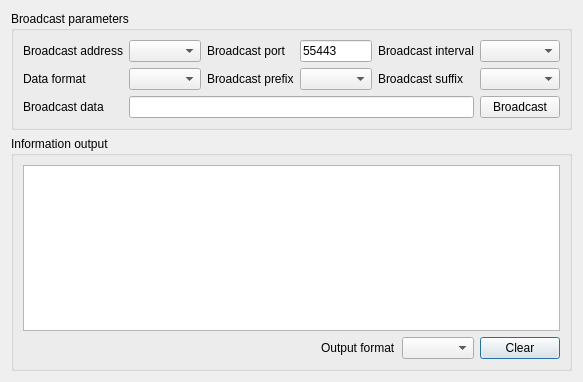
<?xml version="1.0" encoding="UTF-8"?>
<ui version="4.0">
 <class>SAKToolBroadcastAssistant</class>
 <widget class="QDialog" name="SAKToolBroadcastAssistant">
  <property name="geometry">
   <rect>
    <x>0</x>
    <y>0</y>
    <width>546</width>
    <height>382</height>
   </rect>
  </property>
  <property name="windowTitle">
   <string notr="true">Dialog</string>
  </property>
  <layout class="QGridLayout" name="gridLayout_2">
   <item row="1" column="0">
    <widget class="QGroupBox" name="groupBox_2">
     <property name="title">
      <string>Information output</string>
     </property>
     <layout class="QGridLayout" name="gridLayout">
      <item row="1" column="1">
       <widget class="QLabel" name="label_6">
        <property name="text">
         <string>Output format</string>
        </property>
       </widget>
      </item>
      <item row="0" column="0" colspan="4">
       <widget class="QTextBrowser" name="textBrowserInformation"/>
      </item>
      <item row="1" column="0">
       <spacer name="horizontalSpacer">
        <property name="orientation">
         <enum>Qt::Horizontal</enum>
        </property>
        <property name="sizeHint" stdset="0">
         <size>
          <width>40</width>
          <height>20</height>
         </size>
        </property>
       </spacer>
      </item>
      <item row="1" column="3">
       <widget class="QPushButton" name="pushButtonClear">
        <property name="text">
         <string>Clear</string>
        </property>
       </widget>
      </item>
      <item row="1" column="2">
       <widget class="QComboBox" name="comboBoxOutputFormat"/>
      </item>
     </layout>
    </widget>
   </item>
   <item row="0" column="0">
    <widget class="QGroupBox" name="groupBox">
     <property name="title">
      <string>Broadcast parameters</string>
     </property>
     <layout class="QGridLayout" name="gridLayout_3">
      <item row="0" column="5">
       <widget class="QComboBox" name="comboBoxBroadcastInterval"/>
      </item>
      <item row="0" column="2">
       <widget class="QLabel" name="label_2">
        <property name="text">
         <string>Broadcast port</string>
        </property>
       </widget>
      </item>
      <item row="1" column="4">
       <widget class="QLabel" name="label_7">
        <property name="text">
         <string>Broadcast suffix</string>
        </property>
       </widget>
      </item>
      <item row="1" column="1">
       <widget class="QComboBox" name="comboBoxBroadcastFormat"/>
      </item>
      <item row="1" column="3">
       <widget class="QComboBox" name="comboBoxBroadcastPrefix"/>
      </item>
      <item row="0" column="1">
       <widget class="QComboBox" name="comboBoxBroadcastAddress"/>
      </item>
      <item row="1" column="2">
       <widget class="QLabel" name="label_5">
        <property name="text">
         <string>Broadcast prefix</string>
        </property>
       </widget>
      </item>
      <item row="2" column="0">
       <widget class="QLabel" name="label_4">
        <property name="text">
         <string>Broadcast data</string>
        </property>
       </widget>
      </item>
      <item row="0" column="4">
       <widget class="QLabel" name="label_3">
        <property name="text">
         <string>Broadcast interval</string>
        </property>
       </widget>
      </item>
      <item row="1" column="0">
       <widget class="QLabel" name="label_8">
        <property name="text">
         <string>Data format</string>
        </property>
       </widget>
      </item>
      <item row="2" column="5">
       <widget class="QPushButton" name="pushButtonBroadcast">
        <property name="text">
         <string>Broadcast</string>
        </property>
       </widget>
      </item>
      <item row="1" column="5">
       <widget class="QComboBox" name="comboBoxBroadcastSuffix"/>
      </item>
      <item row="0" column="0">
       <widget class="QLabel" name="label">
        <property name="text">
         <string>Broadcast address</string>
        </property>
       </widget>
      </item>
      <item row="0" column="3">
       <widget class="QLineEdit" name="lineEditBroadcastPort">
        <property name="text">
         <string>55443</string>
        </property>
       </widget>
      </item>
      <item row="2" column="1" colspan="4">
       <widget class="QLineEdit" name="lineEditBroadcastData"/>
      </item>
     </layout>
    </widget>
   </item>
  </layout>
 </widget>
 <resources/>
 <connections>
  <connection>
   <sender>pushButtonClear</sender>
   <signal>clicked()</signal>
   <receiver>textBrowserInformation</receiver>
   <slot>clear()</slot>
   <hints>
    <hint type="sourcelabel">
     <x>624</x>
     <y>199</y>
    </hint>
    <hint type="destinationlabel">
     <x>620</x>
     <y>178</y>
    </hint>
   </hints>
  </connection>
 </connections>
</ui>
